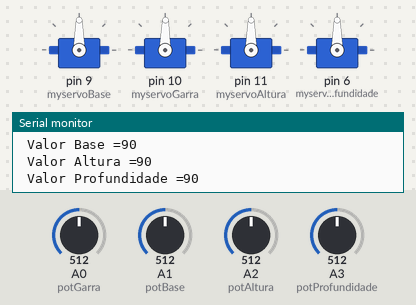
Bench run of a sketch on a simulated Arduino Uno, built with avr-gcc and run on an emulated ATmega328P. Parts: 4 × servo, the last lines printed to the serial monitor. The test bench sets the inputs (shaded band); at power-on: A1 (potBase) = 512, A2 (potAltura) = 512, A3 (potProfundidade) = 512, A0 (potGarra) = 512.

Above: at 1.2 s.
1.3 s: A1 (potBase) set to 530
4.3 s: A1 (potBase) set to 549
At 5.4 s:
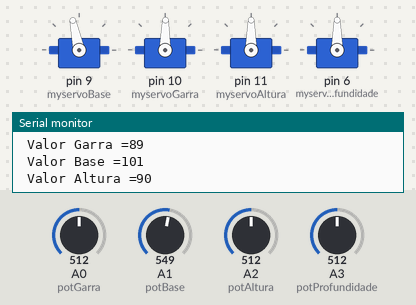
At 6.97 s:
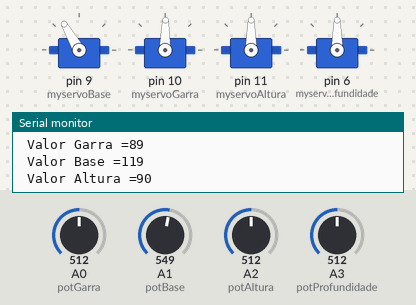
7.3 s: A2 (potAltura) set to 527
10.3 s: A2 (potAltura) set to 558
At 10.4 s:
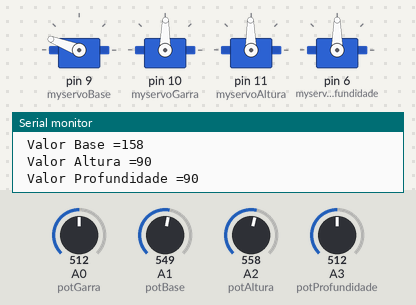
13.3 s: A3 (potProfundidade) set to 532
16.3 s: A3 (potProfundidade) set to 553
At 22.1 s:
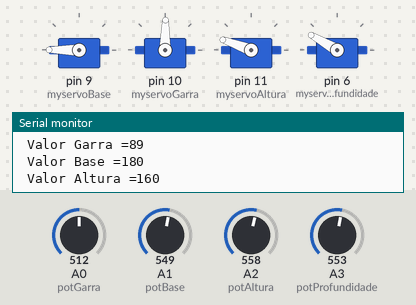
Timing chart, 0 to 22.3 s (numbered marks = the images above; inputs shaded):
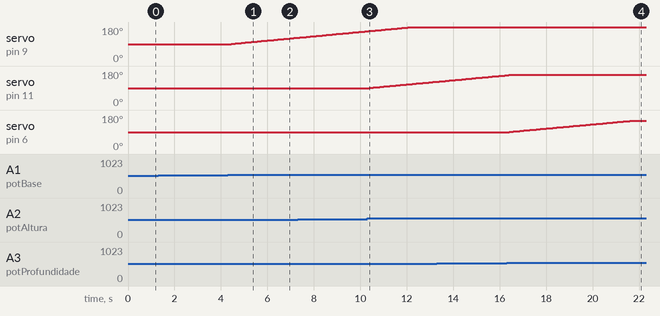

The sketch:

Bra_o_Joystick.ino
```cpp
// BLOG Eletrogate
// Kit Braço Robótico controlado com Joysticks
// https://blog.eletrogate.com/braco-robotico-com-joystick/
// Gustavo Murta 01/julho/2020

#define potGarra        0           // porta A0 Joystick esquerda POT X
#define potBase         1           // porta A1 Joystick esquerda POT Y
#define potAltura       2           // porta A2 Joystick direita  POT X
#define potProfundidade 3           // porta A3 Joystick direita  POT Y

int atraso = 20;                    // atraso de 20 milisegundos

int valorGarra ;
int valorBase ;
int valorAltura ;
int valorProfundidade;

int valorGarraFinal ;
int valorBaseFinal ;
int valorAlturaFinal ;
int valorProfundidadeFinal;

#include <Servo.h>                    // Biblioteca Servo

Servo myservoBase;                    // Objeto servo para controlar a base
Servo myservoGarra;                   // Objeto servo para controlar a garra
Servo myservoAltura;                  // Objeto servo para controlar a altura do braço
Servo myservoProfundidade;            // Objeto servo para profundidade a altura do braço

void setup()
{
  myservoBase.attach(9);              //Associa cada objeto a um pino pwm
  myservoGarra.attach(10);
  myservoAltura.attach(11);
  myservoProfundidade.attach(6);

  Serial.begin(9600);                 // console serial 9600 Bps
  valorBaseFinal = 90;                // valores usados para o controle dos servomotores
  valorAlturaFinal = 90;
  valorProfundidadeFinal = 90;
}

void leituraJoysticks ()
{
  valorGarra = map(analogRead(potGarra), 10, 1000, 179, 0);                        // leitura do Joystick POT Garra
  Serial.print(" Valor Garra ="); Serial.println(valorGarra);                      // print Valor Garra

  valorBase = map(analogRead(potBase), 10, 1000, 0, 179);                          // leitura do Joystick POT Base
  Serial.print(" Valor Base ="); Serial.println(valorBaseFinal);                   // print Valor Base

  valorAltura = map(analogRead(potAltura), 10, 1000, 0, 179);                      // leitura do Joystick POT Altura
  Serial.print(" Valor Altura ="); Serial.println(valorAlturaFinal);               // print Valor Altura

  valorProfundidade = map(analogRead(potProfundidade), 10, 1000, 0, 179);          // leitura do Joystick POT Profundidade
  Serial.print(" Valor Profundidade ="); Serial.println(valorProfundidadeFinal);   // print Valor Profundidade

  Serial.println(); Serial.println();                                              // salta duas linhas
}

void loop()
{
  leituraJoysticks ();                                                             // leitura dos POTs dos Joysticks

  myservoGarra.write(valorGarra);                                                  // comando PWM para o servomotor Garra

  if (valorBase > 95)                                                              // se Valor do POT Base > 95
  {
    valorBaseFinal = valorBaseFinal + 1;                                           // incrementa Valor Base
    if (valorBaseFinal > 180) valorBaseFinal = 180;                                // limita Valor Base máximo até 180
    delay (atraso);                                                                // atraso
  }
  if (valorBase < 80)                                                              // se Valor do POT Base < 80
  {
    valorBaseFinal = valorBaseFinal - 1;                                           // decrementa Valor Base
    if (valorBaseFinal < 0) valorBaseFinal = 0;                                    // limita Valor Base mínimo até 0
    delay (atraso);                                                                // atraso
  }
  myservoBase.write(valorBaseFinal);                                               // comando PWM para o servomotor Base

  if (valorAltura > 95)                                                            // se Valor do POT Altura > 95
  {
    valorAlturaFinal = valorAlturaFinal + 1;                                       // incrementa Valor Altura
    if (valorAlturaFinal > 160) valorAlturaFinal = 160;                            // limita Valor Base máximo até 160
    delay (atraso);                                                                // atraso
  }
  if (valorAltura < 80)                                                            // se Valor do POT Altura < 80
  {
    valorAlturaFinal = valorAlturaFinal - 1;                                       // decrementa Valor Altura
    if (valorAlturaFinal < 30) valorAlturaFinal = 30;                              // limita Valor Base mínimo até 30
    delay (atraso);                                                                // atraso
  }
  myservoAltura.write(valorAlturaFinal);                                           // comando PWM para o servomotor Altura

  if (valorProfundidade > 95)                                                      // se Valor do POT Profundidade > 95
  {
    valorProfundidadeFinal = valorProfundidadeFinal + 1;                           // incrementa Valor Profundidade
    if (valorProfundidadeFinal > 150) valorProfundidadeFinal = 150;                // limita Valor Base máximo até 150
    delay (atraso);                                                                // atraso
  }
  if (valorProfundidade < 80)                                                      // se Valor do POT Profundiade < 80
  {
    valorProfundidadeFinal = valorProfundidadeFinal - 1;                           // decrementa Valor Profundidade
    if (valorProfundidadeFinal < 30) valorProfundidadeFinal = 30;                  // limita Valor Base Profundidade até 30
    delay (atraso);                                                                // atraso
  }
  myservoProfundidade.write(valorProfundidadeFinal);                               // comando PWM para o servomotor Profundidade

}
```

Measured:
- the behaviour switches between 540 and 541 on A1 (potBase) (found by bisection; images 0 and 1)
- the behaviour switches between 540 and 541 on A2 (potAltura) (found by bisection; images 2 and 3)
- the behaviour switches between 540 and 541 on A3 (potProfundidade) (found by bisection; images 3 and 4)
- after the input at 4.3 s, servo on pin 9 (myservoBase): moves from 90° to 123° over 2.8 s, starting after 0.14 s
- after the input at 10.3 s, servo on pin 11 (myservoAltura): moves from 90° to 123° over 2.8 s, starting after 0.09 s
- after the input at 16.3 s, servo on pin 6 (myservoProfundidade): moves from 90° to 150° over 5.3 s, starting after 0.11 s
